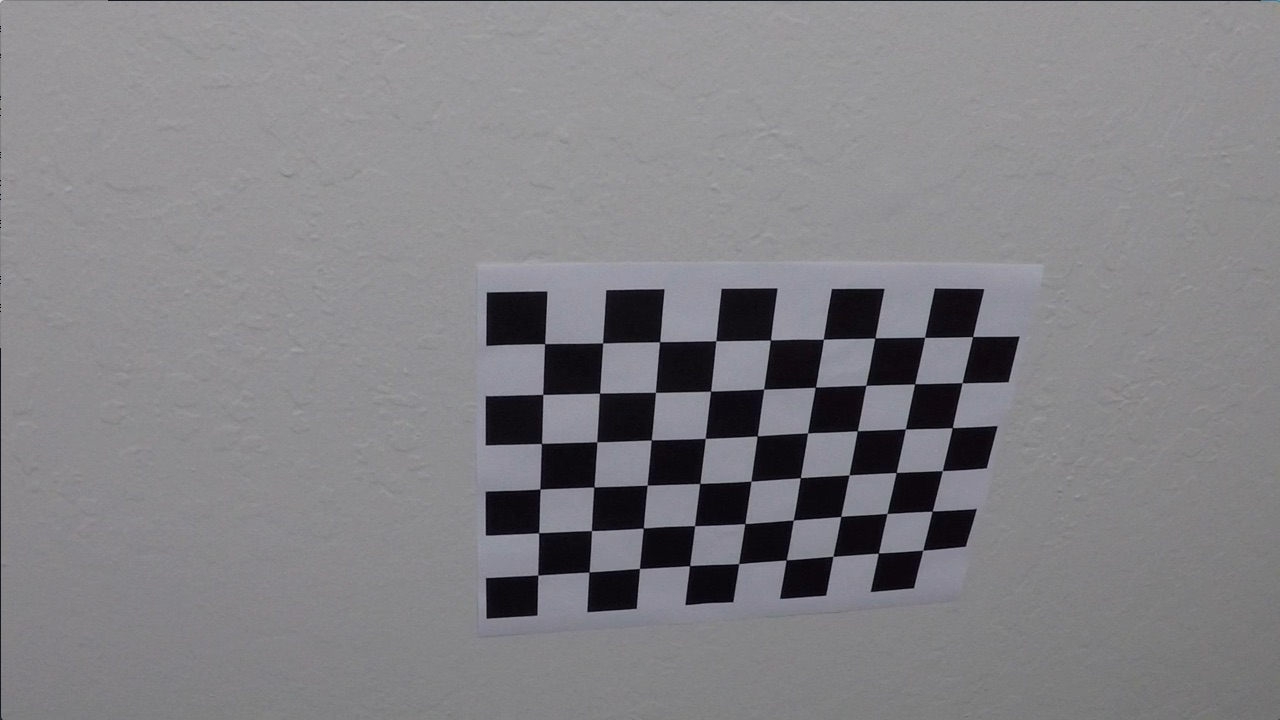
#> input picture camera_cal/calibration10.jpg, 1280 x 720 px; its folder holds only this picture in this run
$ python camera_undistort.py -f camera_cal/calibration10.jpg
#> lines starting #> are read from the running program, lines starting #| are printed output that depends on the picture
#> further down, img is the input picture: shape (720, 1280, 3); mean B, G, R 133.1, 129.4, 130.2
def calc_calibration_params():
    """Calculate and return camera matrix and distortion coefficients."""
    import cv2
    import glob
    import numpy as np

    # prepare object points, like (0,0,0), (1,0,0), (2,0,0) ....
    objp = np.zeros((6 * 9, 3), np.float32)
    objp[:, :2] = np.mgrid[0:9, 0:6].T.reshape(-1, 2)

    # Arrays to store object points and image points from all the images.
    obj_points = []  # 3d points in real world space
    img_points = []  # 2d points in image plane.

    # Make a list of calibration images
    images = glob.glob('camera_cal/calibration*.jpg')

    # Step through the list and search for chessboard corners
    for idx, filename in enumerate(images):
        image = cv2.imread(filename)
        gray = cv2.cvtColor(image, cv2.COLOR_BGR2GRAY)

        # Find the chessboard corners
        ret, corners = cv2.findChessboardCorners(gray, (9, 6), None)
#> ret = True; corners = 54 rows, first 8: [545.3, 343.1], [602.7, 342.8], [660.1, 341.3], [715.8, 340.7], [770.6, 340], [823.5, 339.2], [874.3, 338.5], [925.1, 337.4]

        # If found, add object points, image points
        if ret:
            obj_points.append(objp)
            img_points.append(corners)

    # Do camera calibration given object points and image points
    ret, mtx, dist, rvecs, tvecs = cv2.calibrateCamera(obj_points, img_points, image.shape[1::-1], None, None)
#> ret = 0.68; mtx = [[1143.7, 0, 681.7], [0, 1109.2, 367.7], [0, 0, 1]]; dist = [[-0.515, 2.99, -0.00876, 0.00937, 1.41]]; rvecs = ([0.451, -0.252, 0.0361],); tvecs = ([-2.31, -0.422, 19.12],)
    return mtx, dist


def get_calibration_params():
    """Get the calibration params from pickled file.
       If file not exists, compute it and cache it by pickle."""
    import os
    import pickle

    filename = 'calibration_params.p'
    if os.path.exists(filename):
        return pickle.load(open(filename, 'rb'))
    else:
        mtx, dist = calc_calibration_params()
#> dist = [[-0.515, 2.99, -0.00876, 0.00937, 1.41]]
        with open(filename, 'wb') as f:
            pickle.dump((mtx, dist), f, pickle.HIGHEST_PROTOCOL)
        return mtx, dist


def undistort_image(image):
    """Undistort the image using calculated calibration params"""
    import cv2

    mtx, dist = get_calibration_params()
#> dist = [[-0.515, 2.99, -0.00876, 0.00937, 1.41]]
    return cv2.undistort(image, mtx, dist, None, mtx)
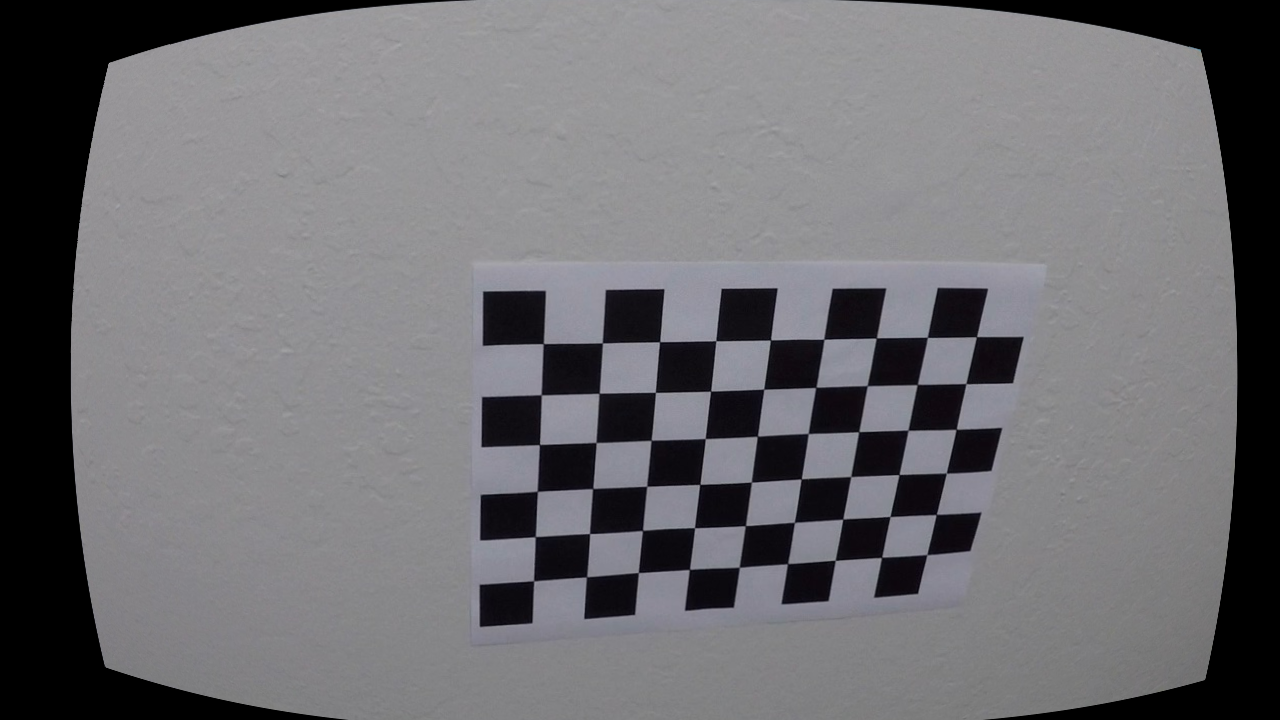
#> returned value: shape (720, 1280, 3); mean of channels 0, 1, 2 113.7, 110.3, 111; drawn as B, G, R


if __name__ == '__main__':
    import argparse
    import cv2
    import matplotlib.pyplot as plt

    parser = argparse.ArgumentParser('Display undistorted calibration image.')
    parser.add_argument('-f', default='camera_cal/calibration1.jpg', help='path to test image')
    args = parser.parse_args()

    img = cv2.imread(args.f)
    dst = undistort_image(img)

    f, (ax1, ax2) = plt.subplots(1, 2, figsize=(30, 15))
    ax1.imshow(img)
    ax1.set_title('Original Image', fontsize=30)
    ax2.imshow(dst)
    ax2.set_title('Undistorted Image', fontsize=30)
    plt.show()
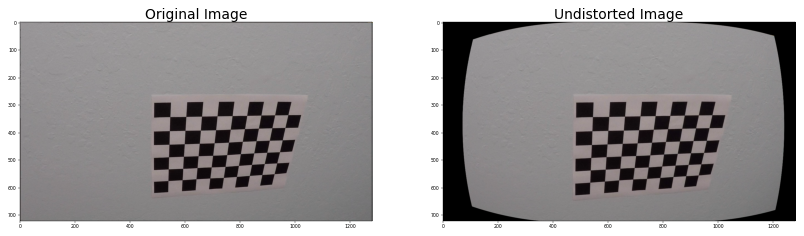
#> figure drawn by matplotlib, 2 panels; B, G, R data is drawn as R, G, B

$ run again, on camera_cal/calibration14.jpg
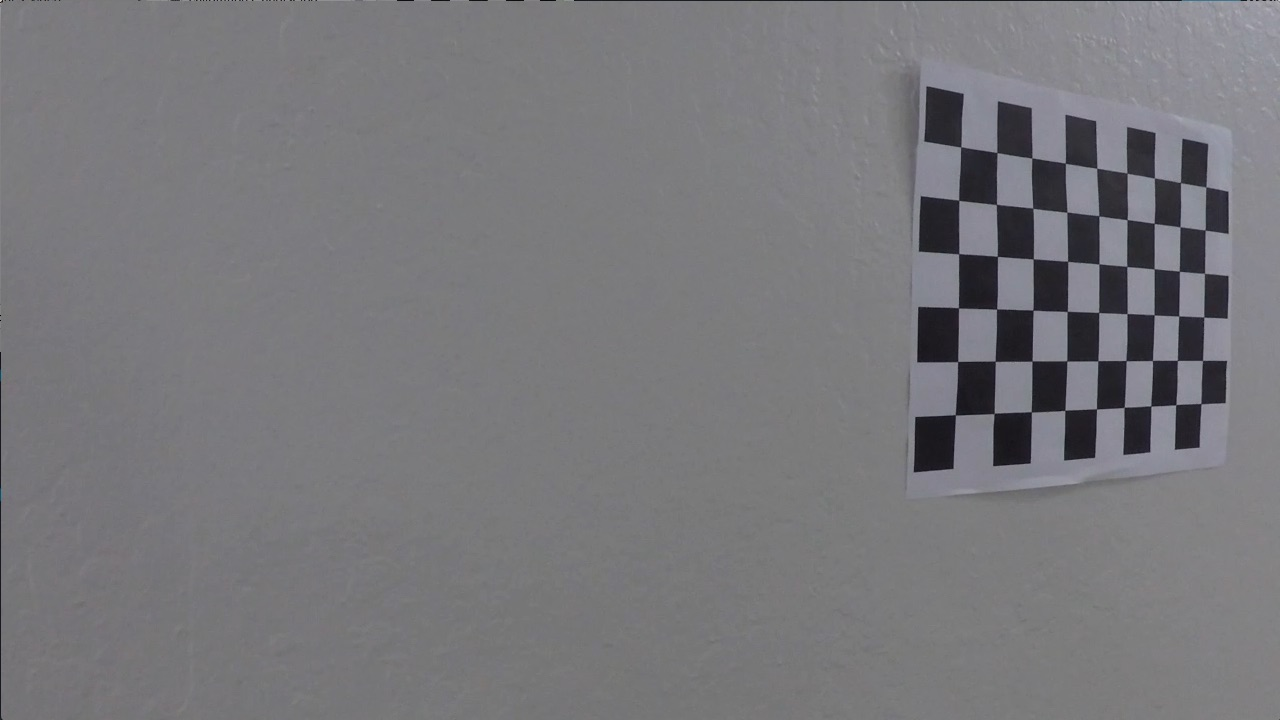
#> input picture camera_cal/calibration14.jpg, 1280 x 720 px
#> img is the input picture: shape (720, 1280, 3); mean B, G, R 122.9, 119.4, 119.9
#> in calc_calibration_params, `ret, corners = cv2.findChessboardCorners(gray, (9, 6), None)`: ret = True; corners = 54 rows, first 8: [960.7, 146.9], [996.9, 152.5], [1031.8, 158], [1065.3, 163.2], [1096.8, 168.3], [1127, 173.1], [1154.5, 178], [1180.4, 182.5]
#> in calc_calibration_params, `ret, mtx, dist, rvecs, tvecs = cv2.calibrateCamera(obj_points, img_poi..`: ret = 0.739; mtx = [[2240.5, 0, 704.5], [0, 1763.2, 328.8], [0, 0, 1]]; dist = [[2.86, -97.07, -0.0283, -0.0725, 800.8]]; rvecs = ([-0.0139, -0.819, 0.0177],); tvecs = ([3.8, -3.38, 33.34],)
#> in get_calibration_params, `mtx, dist = calc_calibration_params()`: dist = [[2.86, -97.07, -0.0283, -0.0725, 800.8]]
#> in undistort_image, `return cv2.undistort(image, mtx, dist, None, mtx)`:
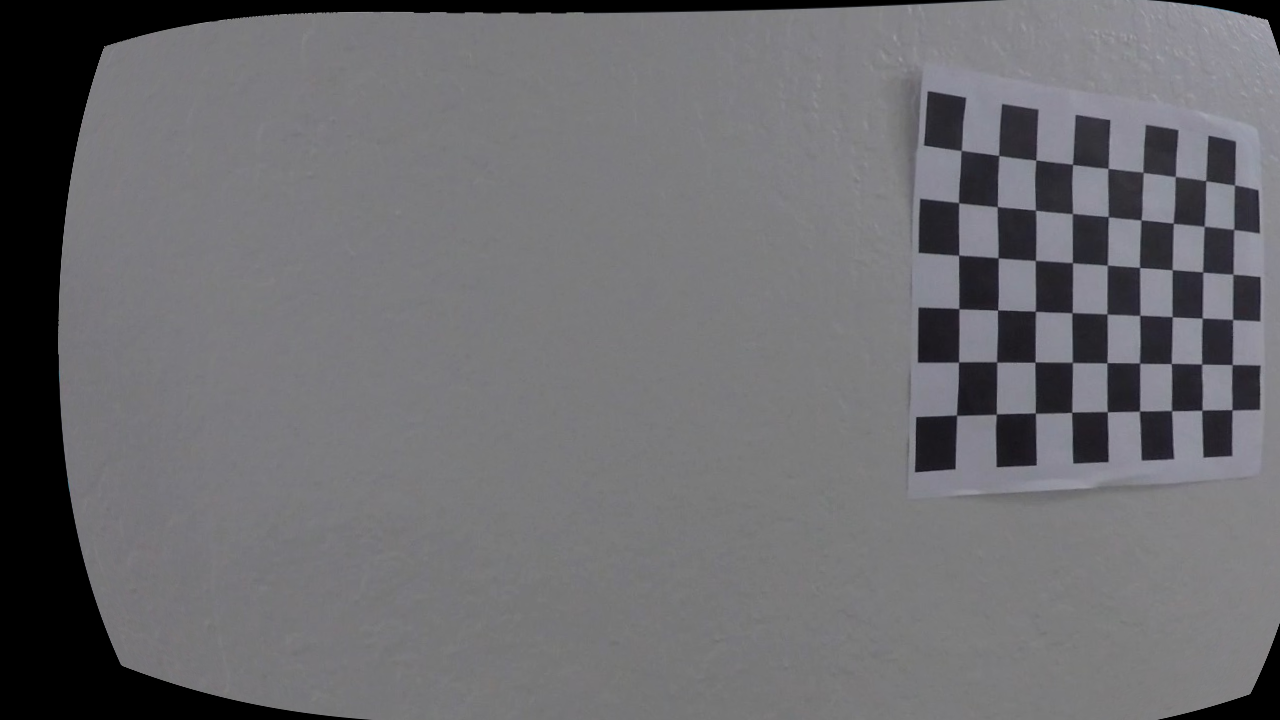
#> returned value: shape (720, 1280, 3); mean of channels 0, 1, 2 111.8, 108.5, 108.9; drawn as B, G, R
#> `plt.show()`:
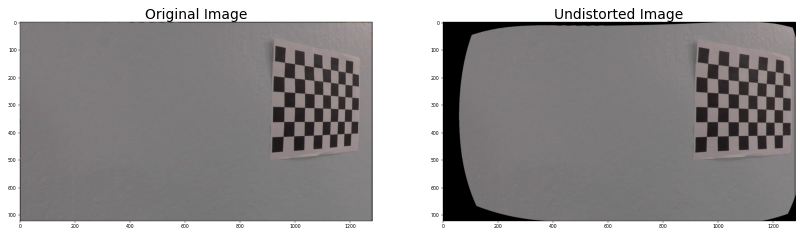
#> figure drawn by matplotlib, 2 panels; B, G, R data is drawn as R, G, B

$ run again, on camera_cal/calibration15.jpg
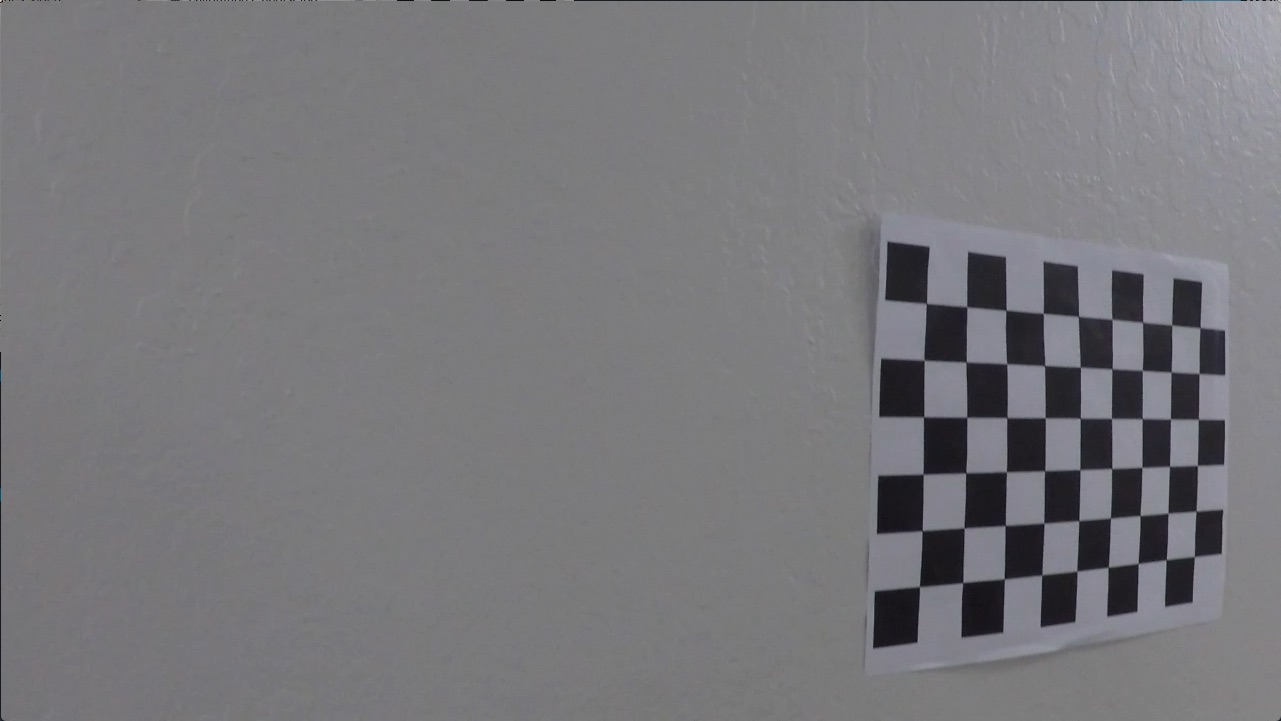
#> input picture camera_cal/calibration15.jpg, 1281 x 721 px
#> img is the input picture: shape (721, 1281, 3); mean B, G, R 123, 119.5, 120
#> in calc_calibration_params, `ret, corners = cv2.findChessboardCorners(gray, (9, 6), None)`: ret = True; corners = 54 rows, first 8: [926.4, 303.5], [966.7, 306.8], [1006.1, 310.2], [1043.2, 313.2], [1078.3, 316.5], [1111.8, 319.3], [1142.6, 322.4], [1171.7, 325.1]
#> in calc_calibration_params, `ret, mtx, dist, rvecs, tvecs = cv2.calibrateCamera(obj_points, img_poi..`: ret = 2.29; mtx = [[1807.8, 0, 586.2], [0, 1492.5, 649.2], [0, 0, 1]]; dist = [[-0.803, 3.32, 0.0872, -0.0296, -4.93]]; rvecs = ([0.283, -0.728, -0.0828],); tvecs = ([4.46, -5.69, 20.67],)
#> in get_calibration_params, `mtx, dist = calc_calibration_params()`: dist = [[-0.803, 3.32, 0.0872, -0.0296, -4.93]]
#> in undistort_image, `return cv2.undistort(image, mtx, dist, None, mtx)`:
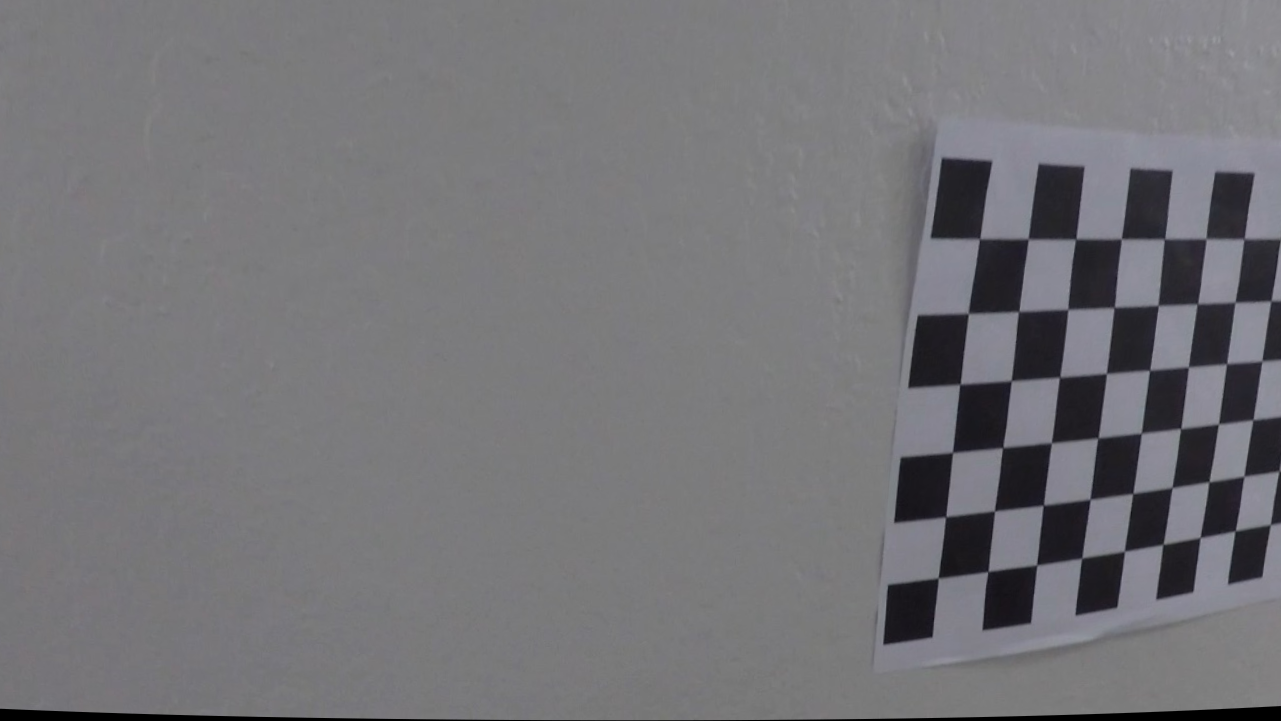
#> returned value: shape (721, 1281, 3); mean of channels 0, 1, 2 119.3, 115.7, 116.3; drawn as B, G, R
#> `plt.show()`:
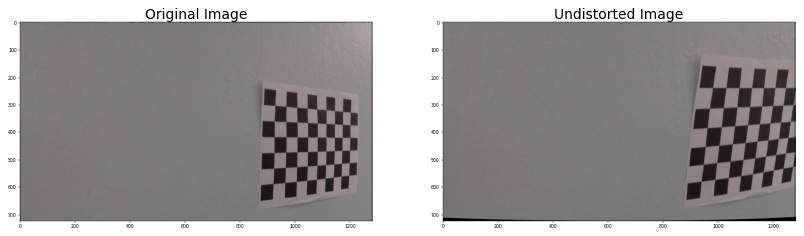
#> figure drawn by matplotlib, 2 panels; B, G, R data is drawn as R, G, B

$ run again, on camera_cal/calibration16.jpg
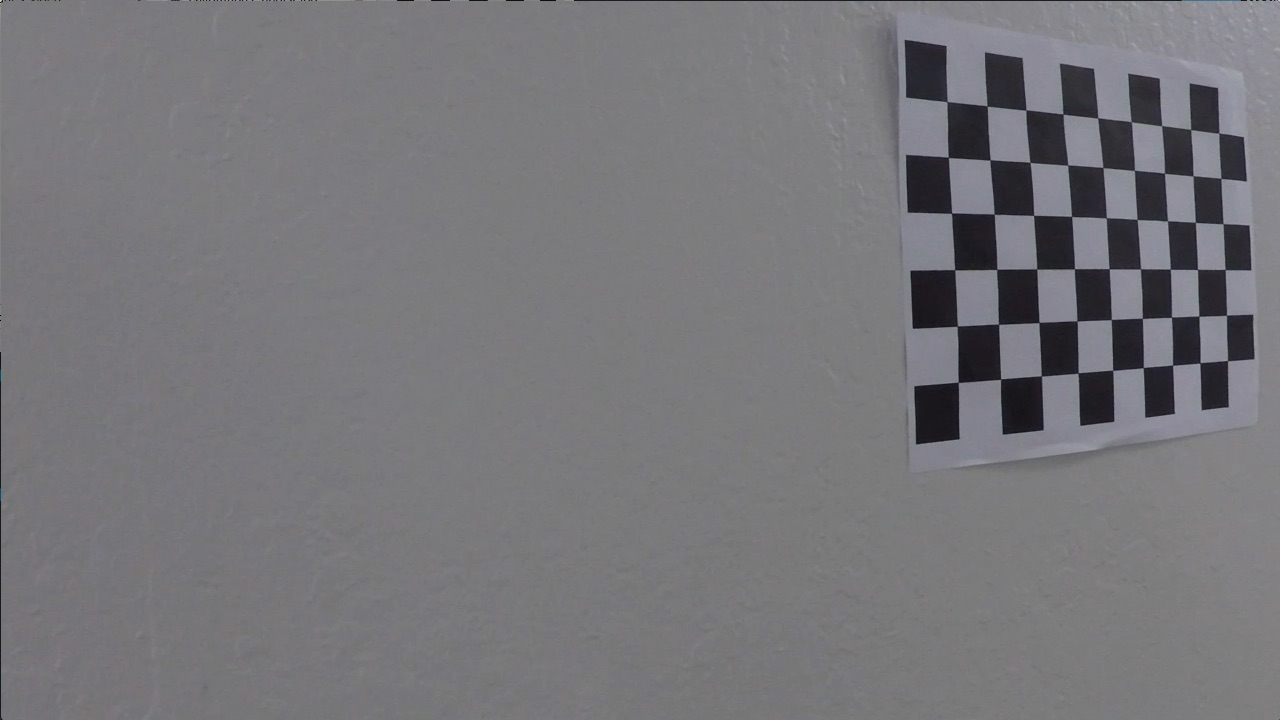
#> input picture camera_cal/calibration16.jpg, 1280 x 720 px
#> img is the input picture: shape (720, 1280, 3); mean B, G, R 121.6, 118, 118.6
#> in calc_calibration_params, `ret, corners = cv2.findChessboardCorners(gray, (9, 6), None)`: ret = True; corners = 54 rows, first 8: [946.9, 101.6], [987.1, 106], [1025.9, 110.1], [1063, 114.1], [1097.6, 117.9], [1131.2, 121.8], [1161.5, 125.7], [1190.7, 129.6]
#> in calc_calibration_params, `ret, mtx, dist, rvecs, tvecs = cv2.calibrateCamera(obj_points, img_poi..`: ret = 0.806; mtx = [[733.2, 0, 783.2], [0, 837.1, 421.5], [0, 0, 1]]; dist = [[-0.105, -0.353, -0.0215, -0.016, 0.429]]; rvecs = ([0.024, -0.233, -0.0564],); tvecs = ([3.39, -5.7, 14.76],)
#> in get_calibration_params, `mtx, dist = calc_calibration_params()`: mtx = [[733.2, 0, 783.2], [0, 837.1, 421.5], [0, 0, 1]]; dist = [[-0.105, -0.353, -0.0215, -0.016, 0.429]]
#> in undistort_image, `mtx, dist = get_calibration_params()`: mtx = [[733.2, 0, 783.2], [0, 837.1, 421.5], [0, 0, 1]]; dist = [[-0.105, -0.353, -0.0215, -0.016, 0.429]]
#> in undistort_image, `return cv2.undistort(image, mtx, dist, None, mtx)`:
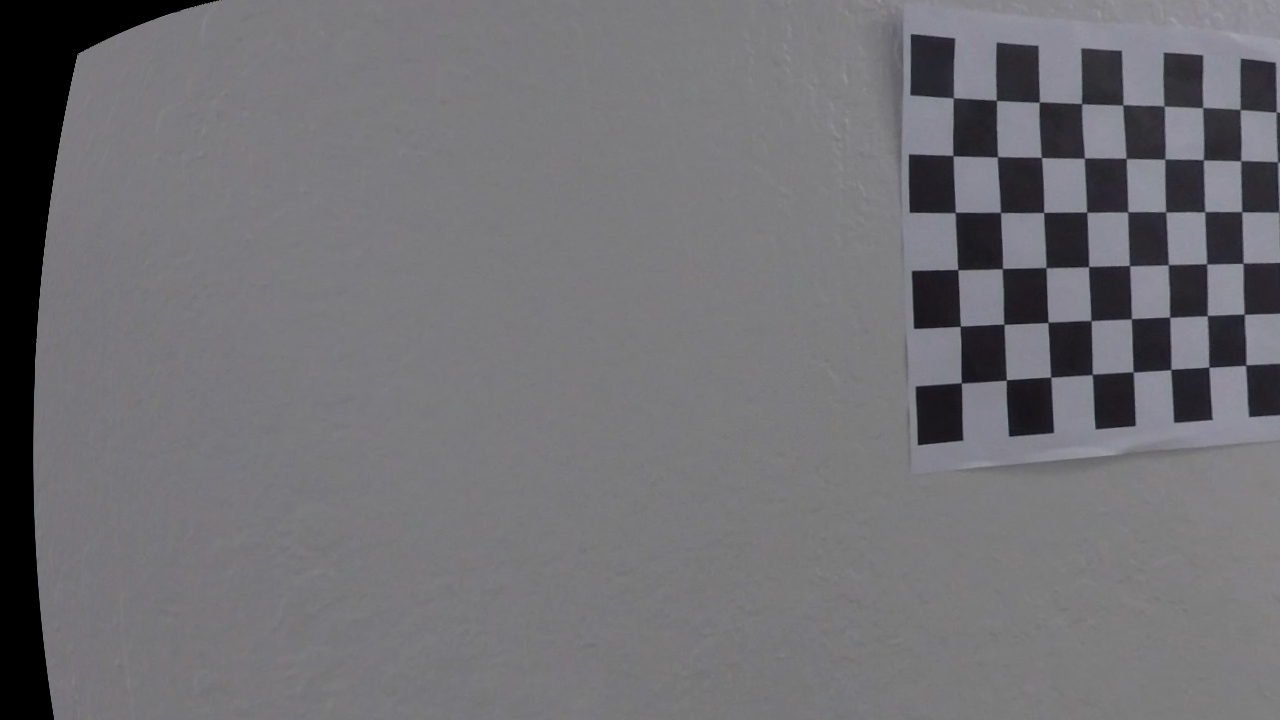
#> returned value: shape (720, 1280, 3); mean of channels 0, 1, 2 115.8, 112.2, 112.8; drawn as B, G, R
#> `plt.show()`:
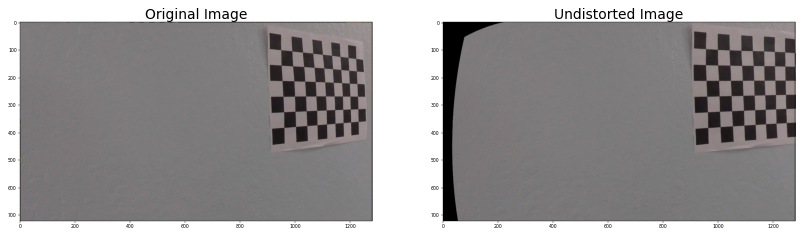
#> figure drawn by matplotlib, 2 panels; B, G, R data is drawn as R, G, B
